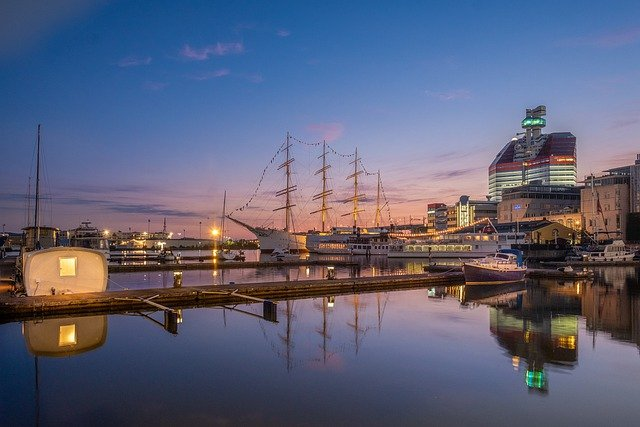
#> input picture opencv_pixel_process/test.jpg, 640 x 427 px
$ python histogram_bright.py
#> lines starting #> are read from the running program, lines starting #| are printed output that depends on the picture
import cv2
import numpy as np
import matplotlib.pyplot as plt

img = cv2.imread('test.jpg', cv2.IMREAD_GRAYSCALE)
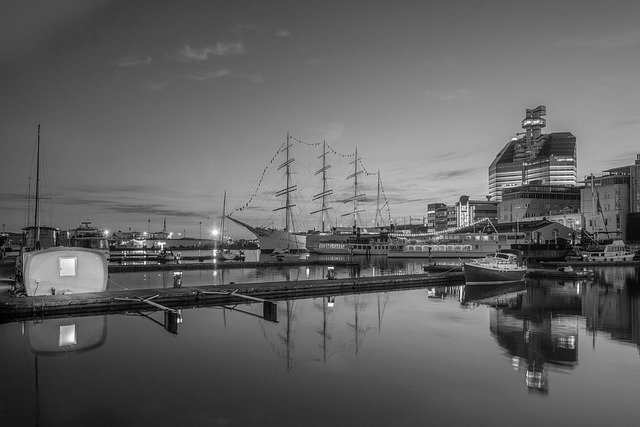
#> img: shape (427, 640); min 0, max 255, mean 98.3
cv2.imshow('Origin', img)

# OpenCV 함수 이용 (saturation)
r1 = cv2.add(img, 100)  # 영상 밝게
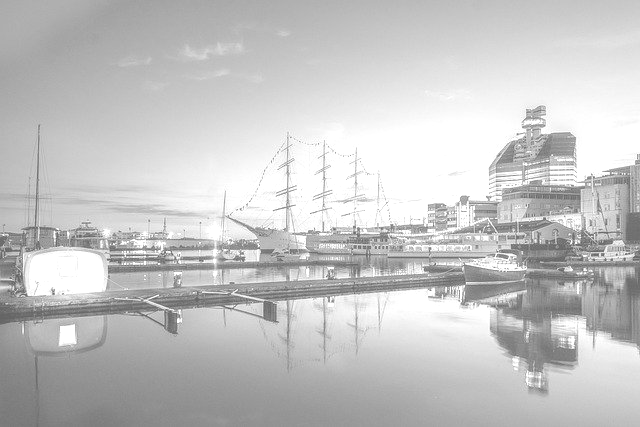
#> r1: shape (427, 640); min 100, max 255, mean 196.8
r2 = cv2.subtract(img, 100) # 영상 어둡게
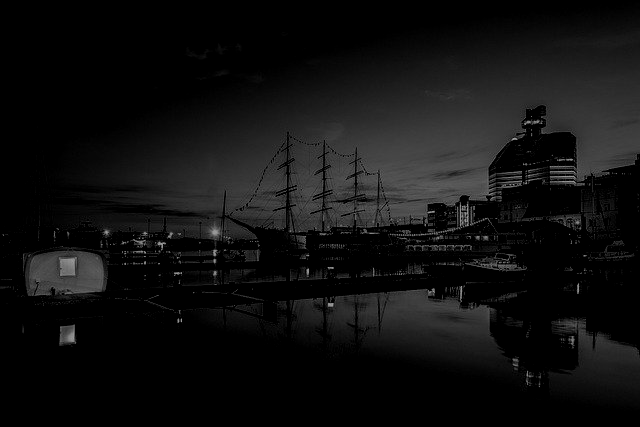
#> r2: shape (427, 640); min 0, max 155, mean 16

cv2.imshow('Origin', img)
cv2.imshow('bright', r1)
cv2.imshow('dark', r2)

histSize, ranges = 32, [0, 256] # 히스토그램 간격 수, 값의 범위

plt.title('Original image histogram')
plt.hist(img.ravel(), bins=histSize, range=ranges)

plt.subplots(1, 2, constrained_layout=True) # 서브플롯 간의 간격을 최적의 수치로
plt.suptitle('Histogram')

plt.subplot(1, 2, 1)
plt.title('bright')
plt.hist(r1.ravel(), bins=histSize, range=ranges)

plt.subplot(1, 2, 2)
plt.title('dark')
plt.hist(r2.ravel(), bins=histSize, range=ranges)
plt.show()
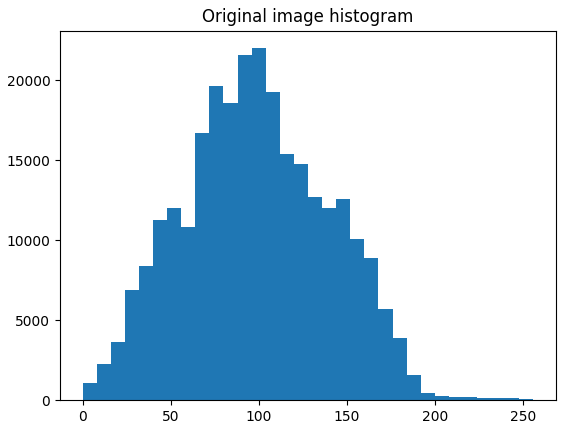
#> figure drawn by matplotlib, 1 panel; tallest bar 21996 high, from x = 96 to 104
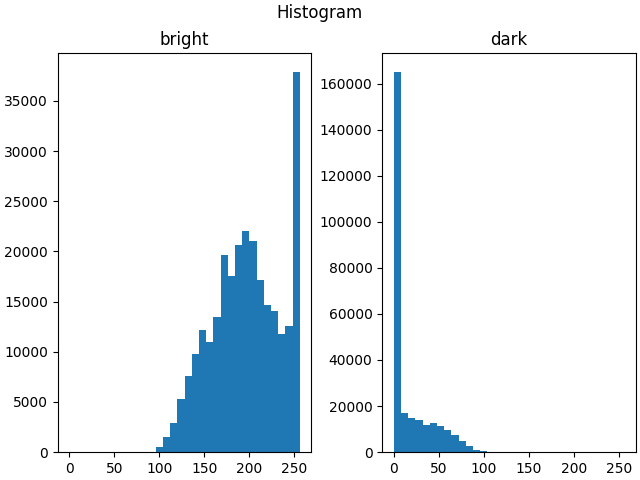
#> figure drawn by matplotlib, 2 panels; panel 1: tallest bar 37904 high, from x = 248 to 256; panel 2: tallest bar 165110 high, from x = 0 to 8

cv2.waitKey(0)

$ run again, with opencv_pixel_process/butterfly.jpg copied over opencv_pixel_process/test.jpg
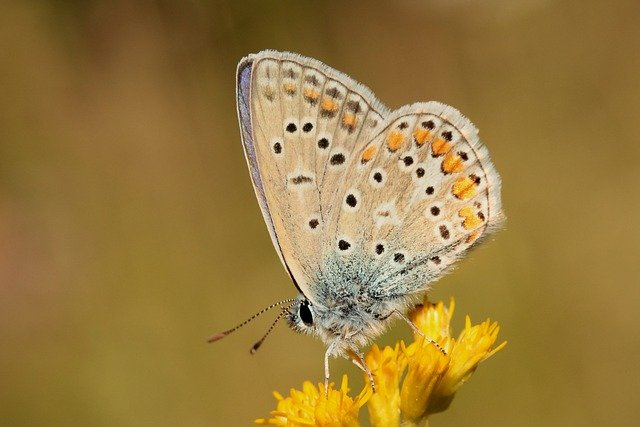
#> input picture opencv_pixel_process/butterfly.jpg, 640 x 427 px
#> `r2 = cv2.subtract(img, 100)`:
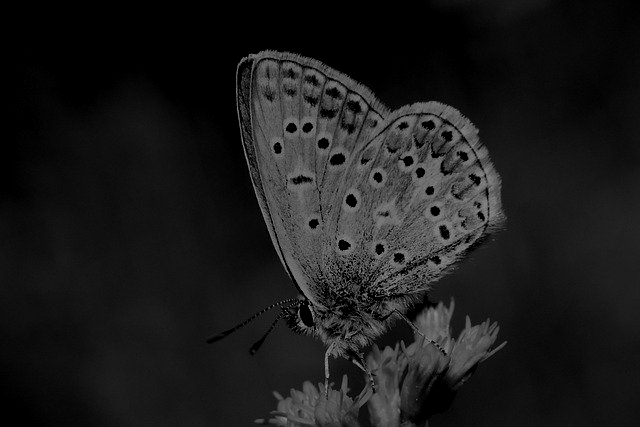
#> r2: shape (427, 640); min 0, max 155, mean 27
#> `plt.show()`:
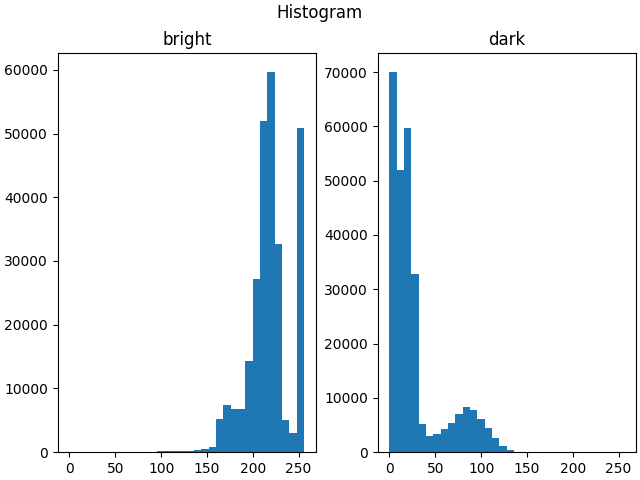
#> figure drawn by matplotlib, 2 panels; panel 1: tallest bar 59687 high, from x = 216 to 224; panel 2: tallest bar 70047 high, from x = 0 to 8

$ run again, with opencv_pixel_process/ocean.jpg copied over opencv_pixel_process/test.jpg
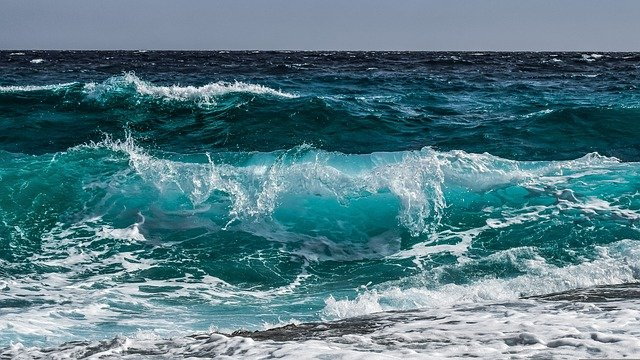
#> input picture opencv_pixel_process/ocean.jpg, 640 x 360 px
#> `r2 = cv2.subtract(img, 100)`:
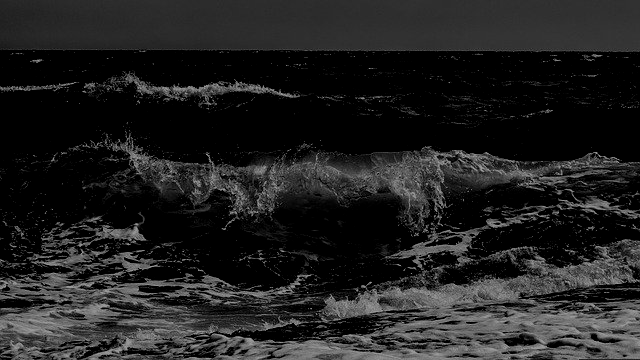
#> r2: shape (360, 640); min 0, max 155, mean 33.1
#> `plt.show()`:
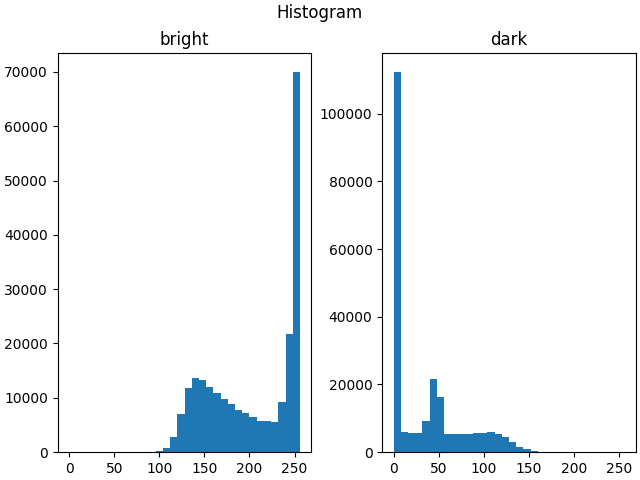
#> figure drawn by matplotlib, 2 panels; panel 1: tallest bar 70011 high, from x = 248 to 256; panel 2: tallest bar 112392 high, from x = 0 to 8
